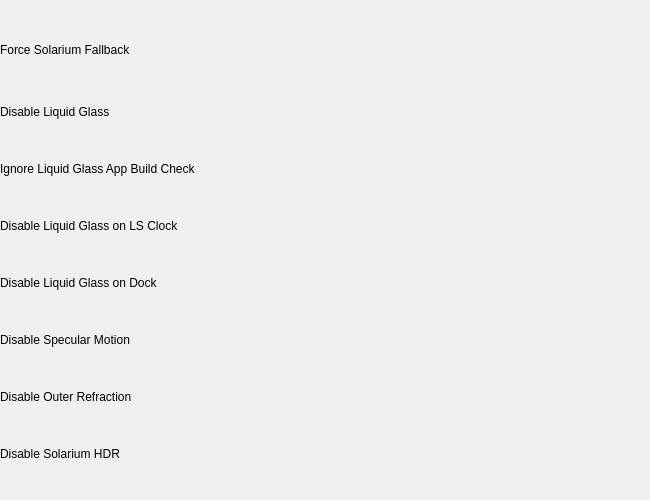
                <widget class="QWidget" name="scrollAreaWidgetContents_3">
                 <property name="geometry">
                  <rect>
                   <x>0</x>
                   <y>0</y>
                   <width>650</width>
                   <height>500</height>
                  </rect>
                 </property>
                 <property name="sizePolicy">
                  <sizepolicy hsizetype="Preferred" vsizetype="Expanding">
                   <horstretch>0</horstretch>
                   <verstretch>0</verstretch>
                  </sizepolicy>
                 </property>
                 <property name="minimumSize">
                  <size>
                   <width>650</width>
                   <height>300</height>
                  </size>
                 </property>
                 <property name="maximumSize">
                  <size>
                   <width>650</width>
                   <height>2000</height>
                  </size>
                 </property>
                 <layout class="QVBoxLayout" name="verticalLayout_94">
                  <property name="leftMargin">
                   <number>0</number>
                  </property>
                  <property name="topMargin">
                   <number>0</number>
                  </property>
                  <property name="rightMargin">
                   <number>0</number>
                  </property>
                  <property name="bottomMargin">
                   <number>0</number>
                  </property>
                  <item>
                   <widget class="QWidget" name="liquidGlassPageContent" native="true">
                    <property name="enabled">
                     <bool>true</bool>
                    </property>
                    <layout class="QVBoxLayout" name="verticalLayout_132">                     <property name="leftMargin">
                      <number>0</number>
                     </property>
                     <property name="topMargin">
                      <number>0</number>
                     </property>
                     <property name="rightMargin">
                      <number>0</number>
                     </property>
                     <property name="bottomMargin">
                      <number>0</number>
                     </property>
                     <item>
                      <widget class="QWidget" name="forceSolariumFallbackContent" native="true">
                       <property name="sizePolicy">
                        <sizepolicy hsizetype="Preferred" vsizetype="Fixed">
                         <horstretch>0</horstretch>
                         <verstretch>0</verstretch>
                        </sizepolicy>
                       </property>
                       <property name="minimumSize">
                        <size>
                         <width>0</width>
                         <height>25</height>
                        </size>
                       </property>
                       <layout class="QVBoxLayout" name="verticalLayout_18">
                        <property name="leftMargin">
                         <number>0</number>
                        </property>
                        <property name="topMargin">
                         <number>0</number>
                        </property>
                        <property name="rightMargin">
                         <number>0</number>
                        </property>
                        <property name="bottomMargin">
                         <number>0</number>
                        </property>
                        <item>
                         <widget class="QLabel" name="label_3">
                          <property name="text">
                           <string>Force Solarium Fallback</string>
                          </property>
                         </widget>
                        </item>
                        <item>
                         <layout class="QHBoxLayout" name="forceSolariumFallbackBtns"/>
                        </item>
                       </layout>
                      </widget>
                     </item>
                     <item>
                      <widget class="QWidget" name="disableSolariumContent" native="true">
                       <property name="sizePolicy">
                        <sizepolicy hsizetype="Preferred" vsizetype="Fixed">
                         <horstretch>0</horstretch>
                         <verstretch>0</verstretch>
                        </sizepolicy>
                       </property>
                       <layout class="QVBoxLayout" name="verticalLayout_59">
                        <property name="leftMargin">
                         <number>0</number>
                        </property>
                        <property name="topMargin">
                         <number>0</number>
                        </property>
                        <property name="rightMargin">
                         <number>0</number>
                        </property>
                        <property name="bottomMargin">
                         <number>0</number>
                        </property>
                        <item>
                         <widget class="QLabel" name="label_53">
                          <property name="text">
                           <string>Disable Liquid Glass</string>
                          </property>
                         </widget>
                        </item>
                        <item>
                         <layout class="QHBoxLayout" name="disableSolariumBtns"/>
                        </item>
                       </layout>
                      </widget>
                     </item>
                     <item>
                      <widget class="QWidget" name="ignoreSolariumAppBuildContent" native="true">
                       <property name="sizePolicy">
                        <sizepolicy hsizetype="Preferred" vsizetype="Fixed">
                         <horstretch>0</horstretch>
                         <verstretch>0</verstretch>
                        </sizepolicy>
                       </property>
                       <property name="toolTip">
                        <string>Enables liquid glass on apps regardless of whether or not it has been updated to include it</string>
                       </property>
                       <layout class="QVBoxLayout" name="verticalLayout_20">
                        <property name="leftMargin">
                         <number>0</number>
                        </property>
                        <property name="topMargin">
                         <number>0</number>
                        </property>
                        <property name="rightMargin">
                         <number>0</number>
                        </property>
                        <property name="bottomMargin">
                         <number>0</number>
                        </property>
                        <item>
                         <widget class="QLabel" name="label_11">
                          <property name="text">
                           <string>Ignore Liquid Glass App Build Check</string>
                          </property>
                         </widget>
                        </item>
                        <item>
                         <layout class="QHBoxLayout" name="ignoreSolariumAppBuildBtns"/>
                        </item>
                       </layout>
                      </widget>
                     </item>
                     <item>
                      <widget class="QWidget" name="noLiquidClockContent" native="true">
                       <property name="sizePolicy">
                        <sizepolicy hsizetype="Preferred" vsizetype="Fixed">
                         <horstretch>0</horstretch>
                         <verstretch>0</verstretch>
                        </sizepolicy>
                       </property>
                       <property name="maximumSize">
                        <size>
                         <width>16777215</width>
                         <height>16777215</height>
                        </size>
                       </property>
                       <layout class="QVBoxLayout" name="verticalLayout_60">
                        <property name="leftMargin">
                         <number>0</number>
                        </property>
                        <property name="topMargin">
                         <number>0</number>
                        </property>
                        <property name="rightMargin">
                         <number>0</number>
                        </property>
                        <property name="bottomMargin">
                         <number>0</number>
                        </property>
                        <item>
                         <widget class="QLabel" name="label_47">
                          <property name="text">
                           <string>Disable Liquid Glass on LS Clock</string>
                          </property>
                         </widget>
                        </item>
                        <item>
                         <layout class="QHBoxLayout" name="noLiquidClockBtns"/>
                        </item>
                       </layout>
                      </widget>
                     </item>
                     <item>
                      <widget class="QWidget" name="noLiquidDockContent" native="true">
                       <property name="sizePolicy">
                        <sizepolicy hsizetype="Preferred" vsizetype="Fixed">
                         <horstretch>0</horstretch>
                         <verstretch>0</verstretch>
                        </sizepolicy>
                       </property>
                       <layout class="QVBoxLayout" name="verticalLayout_61">
                        <property name="leftMargin">
                         <number>0</number>
                        </property>
                        <property name="topMargin">
                         <number>0</number>
                        </property>
                        <property name="rightMargin">
                         <number>0</number>
                        </property>
                        <property name="bottomMargin">
                         <number>0</number>
                        </property>
                        <item>
                         <widget class="QLabel" name="label_48">
                          <property name="text">
                           <string>Disable Liquid Glass on Dock</string>
                          </property>
                         </widget>
                        </item>
                        <item>
                         <layout class="QHBoxLayout" name="noLiquidDockBtns"/>
                        </item>
                       </layout>
                      </widget>
                     </item>
                     <item>
                      <widget class="QWidget" name="disableSpecularContent" native="true">
                       <property name="sizePolicy">
                        <sizepolicy hsizetype="Preferred" vsizetype="Fixed">
                         <horstretch>0</horstretch>
                         <verstretch>0</verstretch>
                        </sizepolicy>
                       </property>
                       <layout class="QVBoxLayout" name="verticalLayout_63">
                        <property name="leftMargin">
                         <number>0</number>
                        </property>
                        <property name="topMargin">
                         <number>0</number>
                        </property>
                        <property name="rightMargin">
                         <number>0</number>
                        </property>
                        <property name="bottomMargin">
                         <number>0</number>
                        </property>
                        <item>
                         <widget class="QLabel" name="label_54">
                          <property name="text">
                           <string>Disable Specular Motion</string>
                          </property>
                         </widget>
                        </item>
                        <item>
                         <layout class="QHBoxLayout" name="disableSpecularBtns"/>
                        </item>
                       </layout>
                      </widget>
                     </item>
                     <item>
                      <widget class="QWidget" name="disableOuterRefractionContent" native="true">
                       <property name="sizePolicy">
                        <sizepolicy hsizetype="Preferred" vsizetype="Fixed">
                         <horstretch>0</horstretch>
                         <verstretch>0</verstretch>
                        </sizepolicy>
                       </property>
                       <layout class="QVBoxLayout" name="verticalLayout_64">
                        <property name="leftMargin">
                         <number>0</number>
                        </property>
                        <property name="topMargin">
                         <number>0</number>
                        </property>
                        <property name="rightMargin">
                         <number>0</number>
                        </property>
                        <property name="bottomMargin">
                         <number>0</number>
                        </property>
                        <item>
                         <widget class="QLabel" name="label_55">
                          <property name="text">
                           <string>Disable Outer Refraction</string>
                          </property>
                         </widget>
                        </item>
                        <item>
                         <layout class="QHBoxLayout" name="disableOuterRefractionBtns"/>
                        </item>
                       </layout>
                      </widget>
                     </item>
                     <item>
                      <widget class="QWidget" name="disableSolariumHDRContent" native="true">
                       <property name="sizePolicy">
                        <sizepolicy hsizetype="Preferred" vsizetype="Fixed">
                         <horstretch>0</horstretch>
                         <verstretch>0</verstretch>
                        </sizepolicy>
                       </property>
                       <layout class="QVBoxLayout" name="verticalLayout_65">
                        <property name="leftMargin">
                         <number>0</number>
                        </property>
                        <property name="topMargin">
                         <number>0</number>
                        </property>
                        <property name="rightMargin">
                         <number>0</number>
                        </property>
                        <property name="bottomMargin">
                         <number>0</number>
                        </property>
                        <item>
                         <widget class="QLabel" name="label_56">
                          <property name="text">
                           <string>Disable Solarium HDR</string>
                          </property>
                         </widget>
                        </item>
                        <item>
                         <layout class="QHBoxLayout" name="disableSolariumHDRBtns"/>
                        </item>
                       </layout>
                      </widget>
                     </item>
                    </layout>
                   </widget>
                  </item>
                 </layout>
                </widget>
